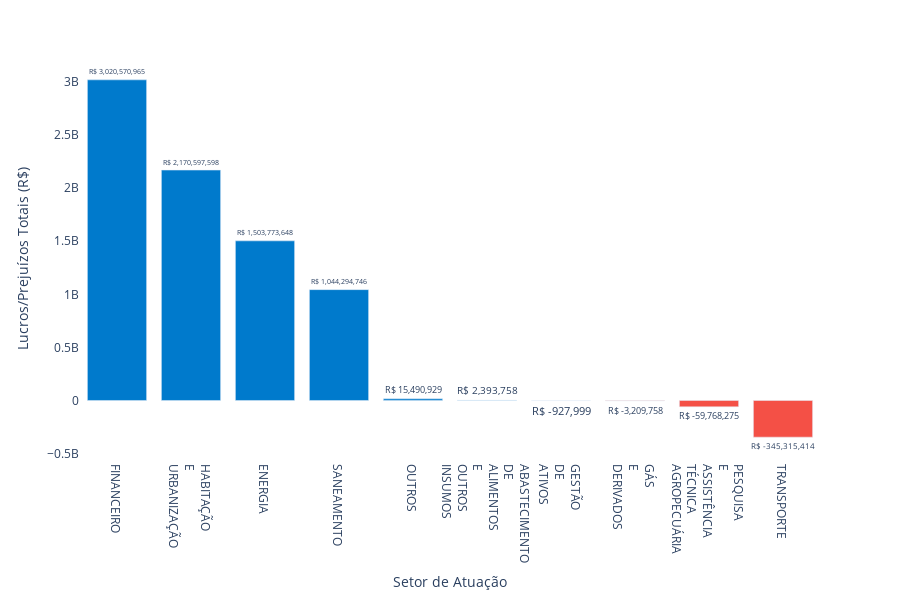

The notebook cell this image was saved under:
### Markdown cell above
O gráfico abaixo evidencia os lucros e prejuízos acumulados pelas empresas estatais do Distrito Federal entre 2020 e 2023, distribuídos por setor de atuação. O setor financeiro destacou-se como o mais lucrativo no período, acumulando R$ 3,02 bilhões, impulsionado pelo desempenho consistente do BRB e suas subsidiárias, que se beneficiaram de uma diversificação estratégica de serviços bancários, seguros e investimentos. Este resultado reflete a solidez do setor em termos de geração de receitas e controle de custos, consolidando sua importância no equilíbrio econômico das estatais distritais.

Os setores de habitação e urbanização, energia e saneamento também apresentaram desempenhos financeiros positivos, acumulando R$ 2,17 bilhões, R$ 1,5 bilhão e R$ 1,04 bilhão, respectivamente. O setor de habitação e urbanização, liderado por empresas como a TERRACAP e a CODHAB, obteve resultados sólidos devido à valorização de ativos imobiliários e à execução de projetos habitacionais estratégicos. O setor energético, por sua vez, beneficiou-se da reorganização e diversificação das operações da CEB, com foco em geração, distribuição e iluminação pública. No setor de saneamento, a CAESB foi determinante para a manutenção de um resultado positivo, apesar dos desafios operacionais inerentes à prestação de serviços essenciais.

Em contraste, os setores de transporte e pesquisa e assistência técnica agropecuária acumularam prejuízos significativos, totalizando R$ -345,3 milhões e R$ -59,8 milhões, respectivamente. O desempenho negativo do setor de transporte, liderado pelo Metrô/DF, reflete desafios estruturais como a dependência de subsídios, aumento de custos operacionais e limitações na ampliação de receitas. 

Da mesma forma, o setor agropecuário, representado pela EMATER, apresentou prejuízos devido a dificuldades no financiamento de suas operações e na captação de recursos para projetos de assistência técnica rural. Esses resultados negativos ressaltam a necessidade de intervenções estratégicas nesses setores, com foco na melhoria da eficiência operacional e na revisão de modelos de financiamento para garantir maior sustentabilidade financeira a longo prazo.

### Code cell
# Filtrar o dataset para obter empresas localizadas no Distrito Federal (DF)
df = df[df["Estado"] == "DF"].copy()

# Limpar os nomes dos setores: remover espaços extras e padronizar
df["setor"] = df["setor"].str.strip().str.upper()

# Agrupar por setor e calcular o total de lucros (positivos e negativos)
df_grouped_setor = (
    df.groupby("setor")
    .agg(
        lucros_totais=("lucros", "sum"),
        empresas=("emp", lambda x: "<br>".join(x.astype(str))),
    )
    .reset_index()
)

# Classificar setores com lucro ou prejuízo
df_grouped_setor["Resultado"] = df_grouped_setor["lucros_totais"].apply(
    lambda x: "Lucro" if x > 0 else "Prejuízo"
)

# Ordenar os dados do maior para o menor lucro
df_grouped_setor = df_grouped_setor.sort_values(by="lucros_totais", ascending=False)

# Ajustar nomes de setores longos dividindo em palavras para melhorar legibilidade
df_grouped_setor["setor"] = df_grouped_setor["setor"].apply(
    lambda x: "<br>".join(x.split())
)

# Criar gráfico de barras com Plotly
fig = px.bar(
    df_grouped_setor,
    x="setor",
    y="lucros_totais",
    text=df_grouped_setor["lucros_totais"].apply(lambda x: f"R$ {x:,.0f}"),
    hover_data={"empresas": True},
    color="Resultado",
    color_discrete_map={"Lucro": "#007acc", "Prejuízo": "#F45046"},
    labels={
        "lucros_totais": "Lucros/Prejuízos Totais (R$)",
        "setor": "Setor de Atuação",
    },
    title="",
)

# Atualizar layout das barras
fig.update_traces(
    hovertemplate=(
        "<b>Setor:</b> %{x}<br>"
        "<b>Lucros Totais:</b> %{y:,.2f}<br>"
        "<b>Empresas:</b> <br>%{customdata}<extra></extra>"
    ),
    textposition="outside",
)

# Ajustar layout geral do gráfico
fig.update_layout(
    xaxis_title="Setor de Atuação",
    yaxis_title="Lucros/Prejuízos Totais (R$)",
    showlegend=False,
    height=600,
    title_x=0.5,  # Centralizar o título
    plot_bgcolor="white",  # Define o fundo do gráfico como branco
    paper_bgcolor="white",  # Define o fundo do papel como branco
)

# Mostrar o gráfico
fig.show()

### Figure 1 — Plotly figure (JSON) as saved in the notebook; plotly's stock layout.template omitted (floating-point values rounded to 4 significant figures)
{"data": [{"alignmentgroup": "True", "customdata": [["BRB - Banco Regional de Brasília<br>BRB - Banco Regional de Brasília<br>BRB - Banco Regional de Brasília<br>BRB - Banco Regional de Brasília<br>BRB Administradora e Corretora de Seguros<br>BRB Administradora e Corretora de Seguros<br>BRB Administradora e Corretora de Seguros<br>BRB Administradora e Corretora de Seguros<br>BRB Cartão <br>BRB Cartão <br>BRB Cartão <br>BRB Cartão <br>BRB Crédito Financiamento e Investimento<br>BRB Crédito Financiamento e Investimento<br>BRB Crédito Financiamento e Investimento<br>BRB Crédito Financiamento e Investimento<br>BRB DTVM - Distribuidora de Títulos e Valores Mobiliários<br>BRB DTVM - Distribuidora de Títulos e Valores Mobiliários<br>BRB DTVM - Distribuidora de Títulos e Valores Mobiliários<br>BRB DTVM - Distribuidora de Títulos e Valores Mobiliários<br>BRB Serviços<br>BRB Serviços<br>BRB Serviços<br>BRB Serviços"], ["CODHAB - Companhia de Desenvolvimento Habitacional do Distrito Federal<br>CODHAB - Companhia de Desenvolvimento Habitacional do Distrito Federal<br>CODHAB - Companhia de Desenvolvimento Habitacional do Distrito Federal<br>CODHAB - Companhia de Desenvolvimento Habitacional do Distrito Federal<br>NOVACAP - Companhia Urbanizadora da Nova Capital do Brasil<br>NOVACAP - Companhia Urbanizadora da Nova Capital do Brasil<br>NOVACAP - Companhia Urbanizadora da Nova Capital do Brasil<br>NOVACAP - Companhia Urbanizadora da Nova Capital do Brasil<br>TERRACAP - Companhia Imobiliária de Brasília<br>TERRACAP - Companhia Imobiliária de Brasília<br>TERRACAP - Companhia Imobiliária de Brasília<br>TERRACAP - Companhia Imobiliária de Brasília"], ["CEB - Companhia Energética de Brasília<br>CEB - Companhia Energética de Brasília<br>CEB - Companhia Energética de Brasília<br>CEB - Companhia Energética de Brasília<br>CEB Geração<br>CEB Geração<br>CEB Geração<br>CEB Iluminação Pública e Serviços<br>CEB Iluminação Pública e Serviços<br>CEB Iluminação Pública e Serviços<br>CEB Lajeado<br>CEB Lajeado<br>CEB Lajeado<br>CEB Participações<br>CEB Participações<br>CEB Participações"], ["CAESB - Companhia de Saneamento Ambiental do Distrito Federal<br>CAESB - Companhia de Saneamento Ambiental do Distrito Federal<br>CAESB - Companhia de Saneamento Ambiental do Distrito Federal<br>CAESB - Companhia de Saneamento Ambiental do Distrito Federal"], ["BIOTIC - Parque Tecnológico de Brasília<br>BIOTIC - Parque Tecnológico de Brasília<br>BIOTIC - Parque Tecnológico de Brasília<br>BIOTIC - Parque Tecnológico de Brasília<br>CODEPLAN - Companhia de Planejamento do Distrito Federal<br>CODEPLAN - Companhia de Planejamento do Distrito Federal<br>CODEPLAN - Companhia de Planejamento do Distrito Federal<br>CODEPLAN - Companhia de Planejamento do Distrito Federal<br>Instituto BRB de Desenvolvimento Humano e Responsabilidade Socioambiental<br>Instituto BRB de Desenvolvimento Humano e Responsabilidade Socioambiental<br>Instituto BRB de Desenvolvimento Humano e Responsabilidade Socioambiental<br>Instituto BRB de Desenvolvimento Humano e Responsabilidade Socioambiental<br>PROFLORA - Florestamento e Reflorestamento<br>PROFLORA - Florestamento e Reflorestamento<br>PROFLORA - Florestamento e Reflorestamento<br>PROFLORA - Florestamento e Reflorestamento"], ["CEASA - Centrais de Abastecimento do Distrito Federal<br>CEASA - Centrais de Abastecimento do Distrito Federal<br>CEASA - Centrais de Abastecimento do Distrito Federal<br>CEASA - Centrais de Abastecimento do Distrito Federal<br>SAB - Sociedade de Abastecimento de Brasília<br>SAB - Sociedade de Abastecimento de Brasília<br>SAB - Sociedade de Abastecimento de Brasília<br>SAB - Sociedade de Abastecimento de Brasília"]], "hovertemplate": "<b>Setor:</b> %{x}<br><b>Lucros Totais:</b> %{y:,.2f}<br><b>Empresas:</b> <br>%{customdata}<extra></extra>", "legendgroup": "Lucro", "marker": {"color": "#007acc", "pattern": {"shape": ""}}, "name": "Lucro", "offsetgroup": "Lucro", "orientation": "v", "showlegend": true, "text": ["R$ 3,020,570,965", "R$ 2,170,597,598", "R$ 1,503,773,648", "R$ 1,044,294,746", "R$ 15,490,929", "R$ 2,393,758"], "textposition": "outside", "type": "bar", "x": ["FINANCEIRO", "HABITAÇÃO<br>E<br>URBANIZAÇÃO", "ENERGIA", "SANEAMENTO", "OUTROS", "ABASTECIMENTO<br>DE<br>ALIMENTOS<br>E<br>OUTROS<br>INSUMOS"], "xaxis": "x", "y": [3021000000.0, 2171000000.0, 1504000000.0, 1044000000.0, 15490000.0, 2394000.0], "yaxis": "y"}, {"alignmentgroup": "True", "customdata": [["DF Gestão de Ativos<br>DF Gestão de Ativos<br>DF Gestão de Ativos<br>DF Gestão de Ativos"], ["CEBGAS - Companhia Brasiliense de Gás<br>CEBGAS - Companhia Brasiliense de Gás<br>CEBGAS - Companhia Brasiliense de Gás<br>CEBGAS - Companhia Brasiliense de Gás"], ["EMATER - Empresa de Assistência Técnica e Extensão Rural do Distrito Federal<br>EMATER - Empresa de Assistência Técnica e Extensão Rural do Distrito Federal<br>EMATER - Empresa de Assistência Técnica e Extensão Rural do Distrito Federal<br>EMATER - Empresa de Assistência Técnica e Extensão Rural do Distrito Federal"], ["METRÔ/DF - Companhia do Metropolitano do Distrito Federal<br>METRÔ/DF - Companhia do Metropolitano do Distrito Federal<br>METRÔ/DF - Companhia do Metropolitano do Distrito Federal<br>METRÔ/DF - Companhia do Metropolitano do Distrito Federal<br>TCB - Sociedade de Transportes Coletivos de Brasília<br>TCB - Sociedade de Transportes Coletivos de Brasília<br>TCB - Sociedade de Transportes Coletivos de Brasília<br>TCB - Sociedade de Transportes Coletivos de Brasília"]], "hovertemplate": "<b>Setor:</b> %{x}<br><b>Lucros Totais:</b> %{y:,.2f}<br><b>Empresas:</b> <br>%{customdata}<extra></extra>", "legendgroup": "Prejuízo", "marker": {"color": "#F45046", "pattern": {"shape": ""}}, "name": "Prejuízo", "offsetgroup": "Prejuízo", "orientation": "v", "showlegend": true, "text": ["R$ -927,999", "R$ -3,209,758", "R$ -59,768,275", "R$ -345,315,414"], "textposition": "outside", "type": "bar", "x": ["GESTÃO<br>DE<br>ATIVOS", "GÁS<br>E<br>DERIVADOS", "PESQUISA<br>E<br>ASSISTÊNCIA<br>TÉCNICA<br>AGROPECUÁRIA", "TRANSPORTE"], "xaxis": "x", "y": [-928000.0, -3210000.0, -59770000.0, -345300000.0], "yaxis": "y"}], "layout": {"barmode": "relative", "height": 600, "legend": {"title": {"text": "Resultado"}, "tracegroupgap": 0}, "margin": {"t": 60}, "paper_bgcolor": "white", "plot_bgcolor": "white", "showlegend": false, "title": {"x": 0.5}, "xaxis": {"anchor": "y", "domain": [0, 1], "title": {"text": "Setor de Atuação"}}, "yaxis": {"anchor": "x", "domain": [0, 1], "title": {"text": "Lucros/Prejuízos Totais (R$)"}}}}
